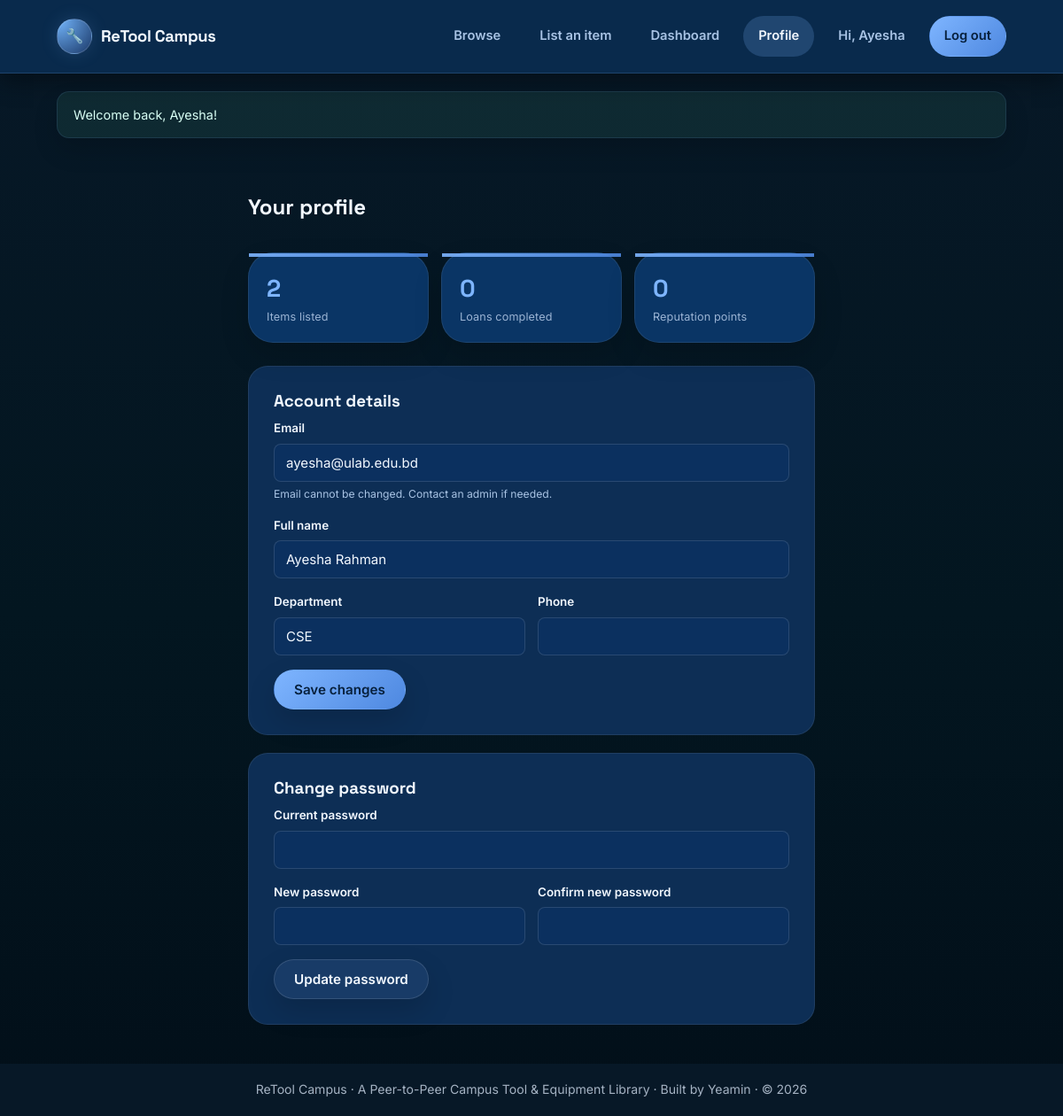
The app's page /profile.php (signed in) with its own data.
### tables this page shows
CREATE TABLE users (
    id              INT AUTO_INCREMENT PRIMARY KEY,
    full_name       VARCHAR(100)  NOT NULL,
    email           VARCHAR(150)  NOT NULL UNIQUE,
    student_id      VARCHAR(30)   NOT NULL,
    password_hash   VARCHAR(255)  NOT NULL,
    phone           VARCHAR(30)   DEFAULT NULL,
    department      VARCHAR(100)  DEFAULT NULL,
    avatar_initials VARCHAR(4)    DEFAULT NULL,
    reputation_pts  INT           NOT NULL DEFAULT 0,
    created_at      DATETIME      NOT NULL DEFAULT CURRENT_TIMESTAMP
);

### includes/auth.php (called while the page is built, shortened)
<?php
require_once __DIR__ . '/../config/db.php';
function is_logged_in(): bool {
    return isset($_SESSION['user_id']);
}
function current_user(): ?array {
    global $pdo;
    static $cached = null;
    if ($cached !== null) return $cached;
    $stmt = $pdo->prepare('SELECT * FROM users WHERE id = ?');
    $stmt->execute([$_SESSION['user_id']]);
    $cached = $stmt->fetch() ?: null;
    return $cached;
}
function e(?string $str): string {
    return htmlspecialchars($str ?? '', ENT_QUOTES, 'UTF-8');
}
function flash_get(): ?array {
    $f = $_SESSION['flash'];
    return $f;
}

### profile.php (the view, shortened to what this page needs)
<?php
require_once __DIR__ . '/includes/auth.php';
$user = current_user();
$listedCount = $pdo->prepare('SELECT COUNT(*) FROM items WHERE owner_id=?');
$listedCount->execute([$user['id']]);
$listedCount = $listedCount->fetchColumn();
$borrowedCount = $pdo->prepare("SELECT COUNT(*) FROM borrow_requests WHERE borrower_id=? AND status='returned'");
$borrowedCount->execute([$user['id']]);
$borrowedCount = $borrowedCount->fetchColumn();
include __DIR__ . '/includes/header.php';
?>
<div class="container section" style="max-width:640px;">
    <h2>Your profile</h2>
    <div class="stat-strip" style="grid-template-columns:repeat(3,1fr);margin-bottom:26px;">
        <div class="stat-card"><div class="num"><?= (int)$listedCount ?></div><div class="label">Items listed</div></div>
        <div class="stat-card"><div class="num"><?= (int)$borrowedCount ?></div><div class="label">Loans completed</div></div>
        <div class="stat-card"><div class="num"><?= (int)$user['reputation_pts'] ?></div><div class="label">Reputation points</div></div>
    </div>
    <div class="card" style="margin-bottom:20px;">
        <h3>Account details</h3>
        <form method="post">
            <div class="field">
                <label>Email</label>
                <input type="text" value="<?= e($user['email']) ?>" disabled>
                <div class="hint">Email cannot be changed. Contact an admin if needed.</div>
            </div>
            <div class="field">
                <label for="full_name">Full name</label>
                <input type="text" id="full_name" name="full_name" value="<?= e($user['full_name']) ?>" required>
            </div>
            <div class="form-row">
                <div class="field">
                    <label for="department">Department</label>
                    <input type="text" id="department" name="department" value="<?= e($user['department']) ?>">
                </div>
                <div class="field">
                    <label for="phone">Phone</label>
                    <input type="tel" id="phone" name="phone" value="<?= e($user['phone']) ?>">
                </div>
            </div>
            <button type="submit" class="btn btn-primary">Save changes</button>
        </form>
    </div>
    <div class="card">
        <h3>Change password</h3>
        <form method="post">
            <div class="field">
                <label for="current_password">Current password</label>
                <input type="password" id="current_password" name="current_password" required>
            </div>
            <div class="form-row">
                <div class="field">
                    <label for="new_password">New password</label>
                    <input type="password" id="new_password" name="new_password" minlength="8" required>
                </div>
                <div class="field">
                    <label for="new_password_confirm">Confirm new password</label>
                    <input type="password" id="new_password_confirm" name="new_password_confirm" minlength="8" required>
                </div>
            </div>
            <button type="submit" class="btn btn-dark">Update password</button>
        </form>
    </div>
</div>
<?php include __DIR__ . '/includes/footer.php'; ?>

### includes/header.php (shortened to what this page needs)
<?php
$current_script = basename($_SERVER['SCRIPT_NAME']);
$user = is_logged_in() ? current_user() : null;
$css_version = file_exists(__DIR__ . '/../css/style.css') ? filemtime(__DIR__ . '/../css/style.css') : time();
?>
<!DOCTYPE html>
<html lang="en">
<head>
<link rel="stylesheet" href="css/style.css?v=<?= e($css_version) ?>">
</head>
<body>
<nav class="nav">
    <div class="nav-inner">
        <a href="index.php" class="brand">
            <span class="brand-mark">🔧</span> ReTool Campus
        </a>
        <div class="nav-links">
            <a href="index.php" class="<?= $current_script === 'index.php' ? 'active' : '' ?>">Browse</a>
            <?php if ($user): ?>
                <a href="add_item.php" class="<?= $current_script === 'add_item.php' ? 'active' : '' ?>">List an item</a>
                <a href="dashboard.php" class="<?= $current_script === 'dashboard.php' ? 'active' : '' ?>">Dashboard</a>
                <a href="profile.php" class="<?= $current_script === 'profile.php' ? 'active' : '' ?>">Profile</a>
                <span class="nav-user">Hi, <?= e(explode(' ', $user['full_name'])[0]) ?></span>
                <a href="logout.php" class="nav-cta">Log out</a>
            <?php else: ?>
                <a href="login.php" class="<?= $current_script === 'login.php' ? 'active' : '' ?>">Log in</a>
                <a href="register.php" class="nav-cta">Sign up</a>
            <?php endif; ?>
        </div>
    </div>
</nav>
<?php $flash = flash_get(); if ($flash): ?>
<div class="container" style="padding-top:20px;">
    <div class="alert alert-<?= e($flash['type']) ?>"><?= e($flash['message']) ?></div>
</div>
<?php endif; ?>

### records on screen
users: full_name "Ayesha", reputation_pts "0", email "ayesha@ulab.edu.bd", full_name "Ayesha Rahman", department "CSE"

### other values on screen
$flash['message'] "Welcome back, Ayesha!"
$listedCount "2"
$borrowedCount "0"
